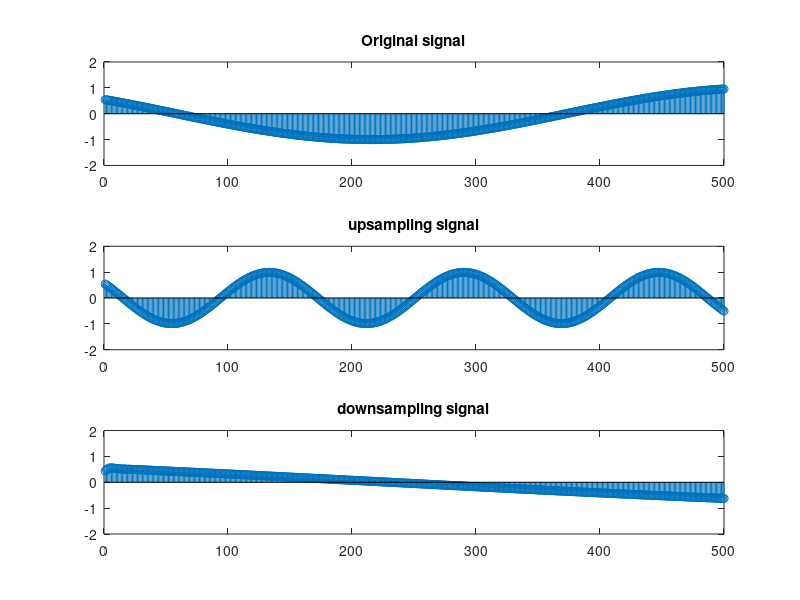

Write MATLAB code to recreate this figure.
clc
clear all
close all
t=-10:1/100:10;
x=sin(t);
x1=decimate(x,4);
x2=interp(x,4);
subplot(3,1,1);
stem(x);
axis([0 500 -2 2]);
title('Original signal');
subplot(3,1,2);
stem(x1);
title('upsampling signal');
axis([0 500 -2 2]);
subplot(3,1,3);
stem(x2);
title('downsampling signal');
axis([0 500 -2 2]);
